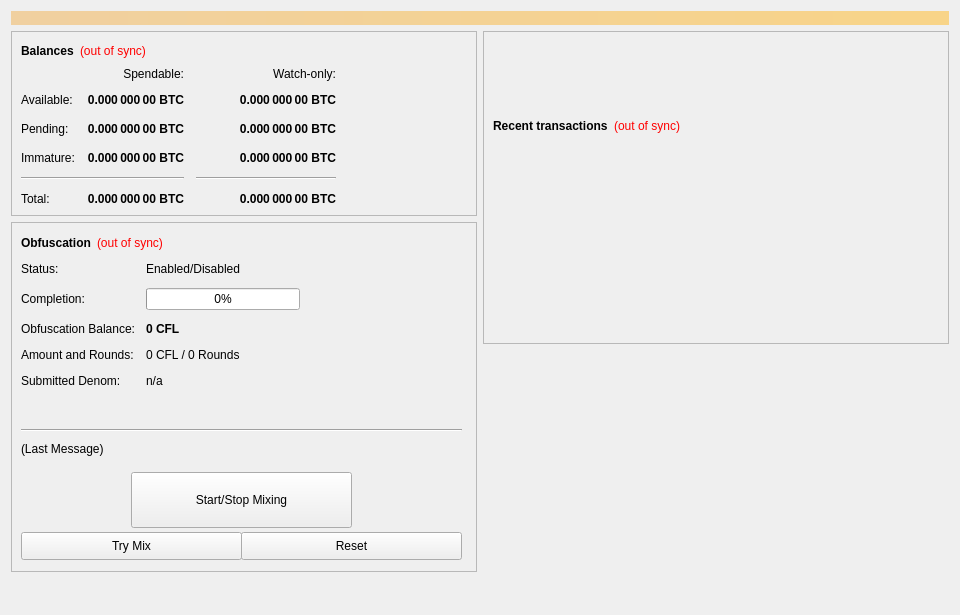
<?xml version="1.0" encoding="UTF-8"?>
<ui version="4.0">
 <class>OverviewPage</class>
 <widget class="QWidget" name="OverviewPage">
  <property name="geometry">
   <rect>
    <x>0</x>
    <y>0</y>
    <width>960</width>
    <height>615</height>
   </rect>
  </property>
  <property name="minimumSize">
   <size>
    <width>960</width>
    <height>0</height>
   </size>
  </property>
  <property name="windowTitle">
   <string>Form</string>
  </property>
  <layout class="QVBoxLayout" name="topLayout">
   <item>
    <widget class="QLabel" name="labelAlerts">
     <property name="visible">
      <bool>false</bool>
     </property>
     <property name="styleSheet">
      <string notr="true">background-color: qlineargradient(x1: 0, y1: 0, x2: 1, y2: 0, stop:0 #F0D0A0, stop:1 #F8D488); color:#000000;</string>
     </property>
     <property name="wordWrap">
      <bool>true</bool>
     </property>
     <property name="margin">
      <number>3</number>
     </property>
    </widget>
   </item>
   <item>
    <layout class="QHBoxLayout" name="horizontalLayout" stretch="1,1">
     <item>
      <layout class="QVBoxLayout" name="verticalLayout_2">
       <item>
        <widget class="QFrame" name="frame">
         <property name="frameShape">
          <enum>QFrame::StyledPanel</enum>
         </property>
         <property name="frameShadow">
          <enum>QFrame::Raised</enum>
         </property>
         <layout class="QVBoxLayout" name="verticalLayout_4">
          <item>
           <layout class="QHBoxLayout" name="horizontalLayout_4">
            <item>
             <widget class="QLabel" name="label_5">
              <property name="font">
               <font>
                <weight>75</weight>
                <bold>true</bold>
               </font>
              </property>
              <property name="text">
               <string>Balances</string>
              </property>
             </widget>
            </item>
            <item>
             <widget class="QLabel" name="labelWalletStatus">
              <property name="cursor">
               <cursorShape>WhatsThisCursor</cursorShape>
              </property>
              <property name="toolTip">
               <string>The displayed information may be out of date. Your wallet automatically synchronizes with the CryptoFlow network after a connection is established, but this process has not completed yet.</string>
              </property>
              <property name="styleSheet">
               <string notr="true">QLabel { color: red; }</string>
              </property>
              <property name="text">
               <string notr="true">(out of sync)</string>
              </property>
              <property name="alignment">
               <set>Qt::AlignLeading|Qt::AlignLeft|Qt::AlignVCenter</set>
              </property>
             </widget>
            </item>
            <item>
             <spacer name="horizontalSpacer_3">
              <property name="orientation">
               <enum>Qt::Horizontal</enum>
              </property>
              <property name="sizeHint" stdset="0">
               <size>
                <width>40</width>
                <height>20</height>
               </size>
              </property>
             </spacer>
            </item>
           </layout>
          </item>
          <item>
           <layout class="QGridLayout" name="gridLayout">
            <property name="spacing">
             <number>12</number>
            </property>
            <item row="2" column="2">
             <widget class="QLabel" name="labelWatchPending">
              <property name="font">
               <font>
                <weight>75</weight>
                <bold>true</bold>
               </font>
              </property>
              <property name="cursor">
               <cursorShape>IBeamCursor</cursorShape>
              </property>
              <property name="toolTip">
               <string>Unconfirmed transactions to watch-only addresses</string>
              </property>
              <property name="text">
               <string notr="true">0.000 000 00 BTC</string>
              </property>
              <property name="alignment">
               <set>Qt::AlignRight|Qt::AlignTrailing|Qt::AlignVCenter</set>
              </property>
              <property name="textInteractionFlags">
               <set>Qt::LinksAccessibleByMouse|Qt::TextSelectableByKeyboard|Qt::TextSelectableByMouse</set>
              </property>
             </widget>
            </item>
            <item row="2" column="1">
             <widget class="QLabel" name="labelUnconfirmed">
              <property name="font">
               <font>
                <weight>75</weight>
                <bold>true</bold>
               </font>
              </property>
              <property name="cursor">
               <cursorShape>IBeamCursor</cursorShape>
              </property>
              <property name="toolTip">
               <string>Total of transactions that have yet to be confirmed, and do not yet count toward the spendable balance</string>
              </property>
              <property name="text">
               <string notr="true">0.000 000 00 BTC</string>
              </property>
              <property name="alignment">
               <set>Qt::AlignRight|Qt::AlignTrailing|Qt::AlignVCenter</set>
              </property>
              <property name="textInteractionFlags">
               <set>Qt::LinksAccessibleByMouse|Qt::TextSelectableByKeyboard|Qt::TextSelectableByMouse</set>
              </property>
             </widget>
            </item>
            <item row="3" column="2">
             <widget class="QLabel" name="labelWatchImmature">
              <property name="font">
               <font>
                <weight>75</weight>
                <bold>true</bold>
               </font>
              </property>
              <property name="cursor">
               <cursorShape>IBeamCursor</cursorShape>
              </property>
              <property name="toolTip">
               <string>Staked or masternode rewards in watch-only addresses that has not yet matured</string>
              </property>
              <property name="text">
               <string notr="true">0.000 000 00 BTC</string>
              </property>
              <property name="alignment">
               <set>Qt::AlignRight|Qt::AlignTrailing|Qt::AlignVCenter</set>
              </property>
              <property name="textInteractionFlags">
               <set>Qt::LinksAccessibleByMouse|Qt::TextSelectableByKeyboard|Qt::TextSelectableByMouse</set>
              </property>
             </widget>
            </item>
            <item row="4" column="0" colspan="2">
             <widget class="Line" name="lineSpendableBalance">
              <property name="orientation">
               <enum>Qt::Horizontal</enum>
              </property>
             </widget>
            </item>
            <item row="4" column="2">
             <widget class="Line" name="lineWatchBalance">
              <property name="sizePolicy">
               <sizepolicy hsizetype="Preferred" vsizetype="Fixed">
                <horstretch>0</horstretch>
                <verstretch>0</verstretch>
               </sizepolicy>
              </property>
              <property name="minimumSize">
               <size>
                <width>140</width>
                <height>0</height>
               </size>
              </property>
              <property name="orientation">
               <enum>Qt::Horizontal</enum>
              </property>
             </widget>
            </item>
            <item row="5" column="0">
             <widget class="QLabel" name="labelTotalText">
              <property name="text">
               <string>Total:</string>
              </property>
             </widget>
            </item>
            <item row="3" column="1">
             <widget class="QLabel" name="labelImmature">
              <property name="font">
               <font>
                <weight>75</weight>
                <bold>true</bold>
               </font>
              </property>
              <property name="cursor">
               <cursorShape>IBeamCursor</cursorShape>
              </property>
              <property name="toolTip">
               <string>Staked or masternode rewards that has not yet matured</string>
              </property>
              <property name="text">
               <string notr="true">0.000 000 00 BTC</string>
              </property>
              <property name="alignment">
               <set>Qt::AlignRight|Qt::AlignTrailing|Qt::AlignVCenter</set>
              </property>
              <property name="textInteractionFlags">
               <set>Qt::LinksAccessibleByMouse|Qt::TextSelectableByKeyboard|Qt::TextSelectableByMouse</set>
              </property>
             </widget>
            </item>
            <item row="2" column="3">
             <spacer name="horizontalSpacer_2">
              <property name="orientation">
               <enum>Qt::Horizontal</enum>
              </property>
              <property name="sizeHint" stdset="0">
               <size>
                <width>40</width>
                <height>20</height>
               </size>
              </property>
             </spacer>
            </item>
            <item row="3" column="0">
             <widget class="QLabel" name="labelImmatureText">
              <property name="text">
               <string>Immature:</string>
              </property>
             </widget>
            </item>
            <item row="5" column="1">
             <widget class="QLabel" name="labelTotal">
              <property name="font">
               <font>
                <weight>75</weight>
                <bold>true</bold>
               </font>
              </property>
              <property name="cursor">
               <cursorShape>IBeamCursor</cursorShape>
              </property>
              <property name="toolTip">
               <string>Your current total balance</string>
              </property>
              <property name="text">
               <string notr="true">0.000 000 00 BTC</string>
              </property>
              <property name="alignment">
               <set>Qt::AlignRight|Qt::AlignTrailing|Qt::AlignVCenter</set>
              </property>
              <property name="textInteractionFlags">
               <set>Qt::LinksAccessibleByMouse|Qt::TextSelectableByKeyboard|Qt::TextSelectableByMouse</set>
              </property>
             </widget>
            </item>
            <item row="5" column="2">
             <widget class="QLabel" name="labelWatchTotal">
              <property name="font">
               <font>
                <weight>75</weight>
                <bold>true</bold>
               </font>
              </property>
              <property name="cursor">
               <cursorShape>IBeamCursor</cursorShape>
              </property>
              <property name="toolTip">
               <string>Current total balance in watch-only addresses</string>
              </property>
              <property name="text">
               <string notr="true">0.000 000 00 BTC</string>
              </property>
              <property name="alignment">
               <set>Qt::AlignRight|Qt::AlignTrailing|Qt::AlignVCenter</set>
              </property>
              <property name="textInteractionFlags">
               <set>Qt::LinksAccessibleByMouse|Qt::TextSelectableByKeyboard|Qt::TextSelectableByMouse</set>
              </property>
             </widget>
            </item>
            <item row="0" column="2">
             <widget class="QLabel" name="labelWatchonly">
              <property name="text">
               <string>Watch-only:</string>
              </property>
              <property name="alignment">
               <set>Qt::AlignRight|Qt::AlignTrailing|Qt::AlignVCenter</set>
              </property>
             </widget>
            </item>
            <item row="1" column="0">
             <widget class="QLabel" name="labelBalanceText">
              <property name="text">
               <string>Available:</string>
              </property>
             </widget>
            </item>
            <item row="1" column="1">
             <widget class="QLabel" name="labelBalance">
              <property name="font">
               <font>
                <weight>75</weight>
                <bold>true</bold>
               </font>
              </property>
              <property name="cursor">
               <cursorShape>IBeamCursor</cursorShape>
              </property>
              <property name="toolTip">
               <string>Your current spendable balance</string>
              </property>
              <property name="text">
               <string notr="true">0.000 000 00 BTC</string>
              </property>
              <property name="alignment">
               <set>Qt::AlignRight|Qt::AlignTrailing|Qt::AlignVCenter</set>
              </property>
              <property name="textInteractionFlags">
               <set>Qt::LinksAccessibleByMouse|Qt::TextSelectableByKeyboard|Qt::TextSelectableByMouse</set>
              </property>
             </widget>
            </item>
            <item row="1" column="2">
             <widget class="QLabel" name="labelWatchAvailable">
              <property name="font">
               <font>
                <weight>75</weight>
                <bold>true</bold>
               </font>
              </property>
              <property name="cursor">
               <cursorShape>IBeamCursor</cursorShape>
              </property>
              <property name="toolTip">
               <string>Your current balance in watch-only addresses</string>
              </property>
              <property name="text">
               <string notr="true">0.000 000 00 BTC</string>
              </property>
              <property name="alignment">
               <set>Qt::AlignRight|Qt::AlignTrailing|Qt::AlignVCenter</set>
              </property>
              <property name="textInteractionFlags">
               <set>Qt::LinksAccessibleByMouse|Qt::TextSelectableByKeyboard|Qt::TextSelectableByMouse</set>
              </property>
             </widget>
            </item>
            <item row="2" column="0">
             <widget class="QLabel" name="labelPendingText">
              <property name="text">
               <string>Pending:</string>
              </property>
             </widget>
            </item>
            <item row="0" column="1">
             <widget class="QLabel" name="labelSpendable">
              <property name="text">
               <string>Spendable:</string>
              </property>
              <property name="alignment">
               <set>Qt::AlignRight|Qt::AlignTrailing|Qt::AlignVCenter</set>
              </property>
             </widget>
            </item>
           </layout>
          </item>
         </layout>
        </widget>
       </item>
       <item>
        <widget class="QFrame" name="frameObfuscation">
         <property name="minimumSize">
          <size>
           <width>0</width>
           <height>350</height>
          </size>
         </property>
         <property name="layoutDirection">
          <enum>Qt::LeftToRight</enum>
         </property>
         <property name="frameShape">
          <enum>QFrame::StyledPanel</enum>
         </property>
         <property name="frameShadow">
          <enum>QFrame::Raised</enum>
         </property>
         <widget class="QWidget" name="formLayoutWidget">
          <property name="geometry">
           <rect>
            <x>10</x>
            <y>40</y>
            <width>451</width>
            <height>161</height>
           </rect>
          </property>
          <layout class="QFormLayout" name="formLayout">
           <property name="fieldGrowthPolicy">
            <enum>QFormLayout::AllNonFixedFieldsGrow</enum>
           </property>
           <property name="horizontalSpacing">
            <number>11</number>
           </property>
           <property name="verticalSpacing">
            <number>12</number>
           </property>
           <item row="0" column="0">
            <widget class="QLabel" name="label_6">
             <property name="text">
              <string>Status:</string>
             </property>
            </widget>
           </item>
           <item row="1" column="0">
            <widget class="QLabel" name="label_7">
             <property name="text">
              <string>Completion:</string>
             </property>
            </widget>
           </item>
           <item row="1" column="1">
            <widget class="QProgressBar" name="obfuscationProgress">
             <property name="maximumSize">
              <size>
               <width>154</width>
               <height>16777215</height>
              </size>
             </property>
             <property name="value">
              <number>0</number>
             </property>
            </widget>
           </item>
           <item row="2" column="0">
            <widget class="QLabel" name="labelAnonymizedText">
             <property name="text">
              <string>Obfuscation Balance:</string>
             </property>
            </widget>
           </item>
           <item row="2" column="1">
            <widget class="QLabel" name="labelAnonymized">
             <property name="font">
              <font>
               <weight>75</weight>
               <bold>true</bold>
              </font>
             </property>
             <property name="text">
              <string notr="true">0 CFL</string>
             </property>
            </widget>
           </item>
           <item row="3" column="0">
            <widget class="QLabel" name="label_8">
             <property name="text">
              <string>Amount and Rounds:</string>
             </property>
            </widget>
           </item>
           <item row="3" column="1">
            <widget class="QLabel" name="labelAmountRounds">
             <property name="text">
              <string>0 CFL / 0 Rounds</string>
             </property>
            </widget>
           </item>
           <item row="4" column="0">
            <widget class="QLabel" name="label_9">
             <property name="text">
              <string>Submitted Denom:</string>
             </property>
            </widget>
           </item>
           <item row="4" column="1">
            <widget class="QLabel" name="labelSubmittedDenom">
             <property name="toolTip">
              <string>The denominations you submitted to the Masternode.&lt;br&gt;To mix, other users must submit the exact same denominations.</string>
             </property>
             <property name="text">
              <string>n/a</string>
             </property>
            </widget>
           </item>
           <item row="0" column="1">
            <widget class="QLabel" name="obfuscationEnabled">
             <property name="text">
              <string>Enabled/Disabled</string>
             </property>
            </widget>
           </item>
          </layout>
         </widget>
         <widget class="QPushButton" name="runAutoDenom">
          <property name="geometry">
           <rect>
            <x>251</x>
            <y>17</y>
            <width>1</width>
            <height>1</height>
           </rect>
          </property>
          <property name="palette">
           <palette>
            <active>
             <colorrole role="WindowText">
              <brush brushstyle="SolidPattern">
               <color alpha="255">
                <red>0</red>
                <green>0</green>
                <blue>0</blue>
               </color>
              </brush>
             </colorrole>
             <colorrole role="Button">
              <brush brushstyle="SolidPattern">
               <color alpha="255">
                <red>239</red>
                <green>238</green>
                <blue>238</blue>
               </color>
              </brush>
             </colorrole>
             <colorrole role="Light">
              <brush brushstyle="SolidPattern">
               <color alpha="255">
                <red>255</red>
                <green>255</green>
                <blue>255</blue>
               </color>
              </brush>
             </colorrole>
             <colorrole role="Midlight">
              <brush brushstyle="SolidPattern">
               <color alpha="255">
                <red>247</red>
                <green>246</green>
                <blue>246</blue>
               </color>
              </brush>
             </colorrole>
             <colorrole role="Dark">
              <brush brushstyle="SolidPattern">
               <color alpha="255">
                <red>119</red>
                <green>119</green>
                <blue>119</blue>
               </color>
              </brush>
             </colorrole>
             <colorrole role="Mid">
              <brush brushstyle="SolidPattern">
               <color alpha="255">
                <red>159</red>
                <green>159</green>
                <blue>159</blue>
               </color>
              </brush>
             </colorrole>
             <colorrole role="Text">
              <brush brushstyle="SolidPattern">
               <color alpha="255">
                <red>0</red>
                <green>0</green>
                <blue>0</blue>
               </color>
              </brush>
             </colorrole>
             <colorrole role="BrightText">
              <brush brushstyle="SolidPattern">
               <color alpha="255">
                <red>255</red>
                <green>255</green>
                <blue>255</blue>
               </color>
              </brush>
             </colorrole>
             <colorrole role="ButtonText">
              <brush brushstyle="SolidPattern">
               <color alpha="255">
                <red>0</red>
                <green>0</green>
                <blue>0</blue>
               </color>
              </brush>
             </colorrole>
             <colorrole role="Base">
              <brush brushstyle="SolidPattern">
               <color alpha="255">
                <red>255</red>
                <green>255</green>
                <blue>255</blue>
               </color>
              </brush>
             </colorrole>
             <colorrole role="Window">
              <brush brushstyle="SolidPattern">
               <color alpha="255">
                <red>239</red>
                <green>238</green>
                <blue>238</blue>
               </color>
              </brush>
             </colorrole>
             <colorrole role="Shadow">
              <brush brushstyle="SolidPattern">
               <color alpha="255">
                <red>0</red>
                <green>0</green>
                <blue>0</blue>
               </color>
              </brush>
             </colorrole>
             <colorrole role="AlternateBase">
              <brush brushstyle="SolidPattern">
               <color alpha="255">
                <red>247</red>
                <green>246</green>
                <blue>246</blue>
               </color>
              </brush>
             </colorrole>
             <colorrole role="ToolTipBase">
              <brush brushstyle="SolidPattern">
               <color alpha="255">
                <red>255</red>
                <green>255</green>
                <blue>220</blue>
               </color>
              </brush>
             </colorrole>
             <colorrole role="ToolTipText">
              <brush brushstyle="SolidPattern">
               <color alpha="255">
                <red>0</red>
                <green>0</green>
                <blue>0</blue>
               </color>
              </brush>
             </colorrole>
            </active>
            <inactive>
             <colorrole role="WindowText">
              <brush brushstyle="SolidPattern">
               <color alpha="255">
                <red>0</red>
                <green>0</green>
                <blue>0</blue>
               </color>
              </brush>
             </colorrole>
             <colorrole role="Button">
              <brush brushstyle="SolidPattern">
               <color alpha="255">
                <red>239</red>
                <green>238</green>
                <blue>238</blue>
               </color>
              </brush>
             </colorrole>
             <colorrole role="Light">
              <brush brushstyle="SolidPattern">
               <color alpha="255">
                <red>255</red>
                <green>255</green>
                <blue>255</blue>
               </color>
              </brush>
             </colorrole>
             <colorrole role="Midlight">
              <brush brushstyle="SolidPattern">
               <color alpha="255">
                <red>247</red>
                <green>246</green>
                <blue>246</blue>
               </color>
              </brush>
             </colorrole>
             <colorrole role="Dark">
              <brush brushstyle="SolidPattern">
               <color alpha="255">
                <red>119</red>
                <green>119</green>
                <blue>119</blue>
               </color>
              </brush>
             </colorrole>
             <colorrole role="Mid">
              <brush brushstyle="SolidPattern">
               <color alpha="255">
                <red>159</red>
                <green>159</green>
                <blue>159</blue>
               </color>
              </brush>
             </colorrole>
             <colorrole role="Text">
              <brush brushstyle="SolidPattern">
               <color alpha="255">
                <red>0</red>
                <green>0</green>
                <blue>0</blue>
               </color>
              </brush>
             </colorrole>
             <colorrole role="BrightText">
              <brush brushstyle="SolidPattern">
               <color alpha="255">
                <red>255</red>
                <green>255</green>
                <blue>255</blue>
               </color>
              </brush>
             </colorrole>
             <colorrole role="ButtonText">
              <brush brushstyle="SolidPattern">
               <color alpha="255">
                <red>0</red>
                <green>0</green>
                <blue>0</blue>
               </color>
              </brush>
             </colorrole>
             <colorrole role="Base">
              <brush brushstyle="SolidPattern">
               <color alpha="255">
                <red>255</red>
                <green>255</green>
                <blue>255</blue>
               </color>
              </brush>
             </colorrole>
             <colorrole role="Window">
              <brush brushstyle="SolidPattern">
               <color alpha="255">
                <red>239</red>
                <green>238</green>
                <blue>238</blue>
               </color>
              </brush>
             </colorrole>
             <colorrole role="Shadow">
              <brush brushstyle="SolidPattern">
               <color alpha="255">
                <red>0</red>
                <green>0</green>
                <blue>0</blue>
               </color>
              </brush>
             </colorrole>
             <colorrole role="AlternateBase">
              <brush brushstyle="SolidPattern">
               <color alpha="255">
                <red>247</red>
                <green>246</green>
                <blue>246</blue>
               </color>
              </brush>
             </colorrole>
             <colorrole role="ToolTipBase">
              <brush brushstyle="SolidPattern">
               <color alpha="255">
                <red>255</red>
                <green>255</green>
                <blue>220</blue>
               </color>
              </brush>
             </colorrole>
             <colorrole role="ToolTipText">
              <brush brushstyle="SolidPattern">
               <color alpha="255">
                <red>0</red>
                <green>0</green>
                <blue>0</blue>
               </color>
              </brush>
             </colorrole>
            </inactive>
            <disabled>
             <colorrole role="WindowText">
              <brush brushstyle="SolidPattern">
               <color alpha="255">
                <red>119</red>
                <green>119</green>
                <blue>119</blue>
               </color>
              </brush>
             </colorrole>
             <colorrole role="Button">
              <brush brushstyle="SolidPattern">
               <color alpha="255">
                <red>239</red>
                <green>238</green>
                <blue>238</blue>
               </color>
              </brush>
             </colorrole>
             <colorrole role="Light">
              <brush brushstyle="SolidPattern">
               <color alpha="255">
                <red>255</red>
                <green>255</green>
                <blue>255</blue>
               </color>
              </brush>
             </colorrole>
             <colorrole role="Midlight">
              <brush brushstyle="SolidPattern">
               <color alpha="255">
                <red>247</red>
                <green>246</green>
                <blue>246</blue>
               </color>
              </brush>
             </colorrole>
             <colorrole role="Dark">
              <brush brushstyle="SolidPattern">
               <color alpha="255">
                <red>119</red>
                <green>119</green>
                <blue>119</blue>
               </color>
              </brush>
             </colorrole>
             <colorrole role="Mid">
              <brush brushstyle="SolidPattern">
               <color alpha="255">
                <red>159</red>
                <green>159</green>
                <blue>159</blue>
               </color>
              </brush>
             </colorrole>
             <colorrole role="Text">
              <brush brushstyle="SolidPattern">
               <color alpha="255">
                <red>119</red>
                <green>119</green>
                <blue>119</blue>
               </color>
              </brush>
             </colorrole>
             <colorrole role="BrightText">
              <brush brushstyle="SolidPattern">
               <color alpha="255">
                <red>255</red>
                <green>255</green>
                <blue>255</blue>
               </color>
              </brush>
             </colorrole>
             <colorrole role="ButtonText">
              <brush brushstyle="SolidPattern">
               <color alpha="255">
                <red>119</red>
                <green>119</green>
                <blue>119</blue>
               </color>
              </brush>
             </colorrole>
             <colorrole role="Base">
              <brush brushstyle="SolidPattern">
               <color alpha="255">
                <red>239</red>
                <green>238</green>
                <blue>238</blue>
               </color>
              </brush>
             </colorrole>
             <colorrole role="Window">
              <brush brushstyle="SolidPattern">
               <color alpha="255">
                <red>239</red>
                <green>238</green>
                <blue>238</blue>
               </color>
              </brush>
             </colorrole>
             <colorrole role="Shadow">
              <brush brushstyle="SolidPattern">
               <color alpha="255">
                <red>0</red>
                <green>0</green>
                <blue>0</blue>
               </color>
              </brush>
             </colorrole>
             <colorrole role="AlternateBase">
              <brush brushstyle="SolidPattern">
               <color alpha="255">
                <red>239</red>
                <green>238</green>
                <blue>238</blue>
               </color>
              </brush>
             </colorrole>
             <colorrole role="ToolTipBase">
              <brush brushstyle="SolidPattern">
               <color alpha="255">
                <red>255</red>
                <green>255</green>
                <blue>220</blue>
               </color>
              </brush>
             </colorrole>
             <colorrole role="ToolTipText">
              <brush brushstyle="SolidPattern">
               <color alpha="255">
                <red>0</red>
                <green>0</green>
                <blue>0</blue>
               </color>
              </brush>
             </colorrole>
            </disabled>
           </palette>
          </property>
          <property name="focusPolicy">
           <enum>Qt::NoFocus</enum>
          </property>
          <property name="autoFillBackground">
           <bool>true</bool>
          </property>
          <property name="text">
           <string/>
          </property>
          <property name="flat">
           <bool>true</bool>
          </property>
         </widget>
         <widget class="QPushButton" name="toggleObfuscation">
          <property name="geometry">
           <rect>
            <x>120</x>
            <y>250</y>
            <width>221</width>
            <height>56</height>
           </rect>
          </property>
          <property name="sizePolicy">
           <sizepolicy hsizetype="MinimumExpanding" vsizetype="Fixed">
            <horstretch>0</horstretch>
            <verstretch>0</verstretch>
           </sizepolicy>
          </property>
          <property name="text">
           <string>Start/Stop Mixing</string>
          </property>
         </widget>
         <widget class="Line" name="lineLastMessage">
          <property name="geometry">
           <rect>
            <x>10</x>
            <y>200</y>
            <width>441</width>
            <height>16</height>
           </rect>
          </property>
          <property name="orientation">
           <enum>Qt::Horizontal</enum>
          </property>
         </widget>
         <widget class="QLabel" name="obfuscationStatus">
          <property name="geometry">
           <rect>
            <x>10</x>
            <y>220</y>
            <width>451</width>
            <height>61</height>
           </rect>
          </property>
          <property name="minimumSize">
           <size>
            <width>288</width>
            <height>43</height>
           </size>
          </property>
          <property name="text">
           <string>(Last Message)</string>
          </property>
          <property name="alignment">
           <set>Qt::AlignLeading|Qt::AlignLeft|Qt::AlignTop</set>
          </property>
          <property name="wordWrap">
           <bool>true</bool>
          </property>
         </widget>
         <widget class="QPushButton" name="obfuscationAuto">
          <property name="geometry">
           <rect>
            <x>10</x>
            <y>310</y>
            <width>221</width>
            <height>28</height>
           </rect>
          </property>
          <property name="sizePolicy">
           <sizepolicy hsizetype="MinimumExpanding" vsizetype="Fixed">
            <horstretch>0</horstretch>
            <verstretch>0</verstretch>
           </sizepolicy>
          </property>
          <property name="toolTip">
           <string>Try to manually submit a Obfuscation request.</string>
          </property>
          <property name="text">
           <string>Try Mix</string>
          </property>
         </widget>
         <widget class="QPushButton" name="obfuscationReset">
          <property name="geometry">
           <rect>
            <x>230</x>
            <y>310</y>
            <width>221</width>
            <height>28</height>
           </rect>
          </property>
          <property name="sizePolicy">
           <sizepolicy hsizetype="MinimumExpanding" vsizetype="Fixed">
            <horstretch>0</horstretch>
            <verstretch>0</verstretch>
           </sizepolicy>
          </property>
          <property name="toolTip">
           <string>Reset the current status of Obfuscation (can interrupt Obfuscation if it's in the process of Mixing, which can cost you money!)</string>
          </property>
          <property name="autoFillBackground">
           <bool>false</bool>
          </property>
          <property name="text">
           <string>Reset</string>
          </property>
         </widget>
         <widget class="QWidget" name="layoutWidget">
          <property name="geometry">
           <rect>
            <x>10</x>
            <y>10</y>
            <width>431</width>
            <height>22</height>
           </rect>
          </property>
          <layout class="QHBoxLayout" name="horizontalLayout_5">
           <item>
            <widget class="QLabel" name="label_2">
             <property name="font">
              <font>
               <weight>75</weight>
               <bold>true</bold>
              </font>
             </property>
             <property name="text">
              <string>Obfuscation</string>
             </property>
            </widget>
           </item>
           <item>
            <widget class="QLabel" name="labelObfuscationSyncStatus">
             <property name="toolTip">
              <string>The displayed information may be out of date. Your wallet automatically synchronizes with the CryptoFlow network after a connection is established, but this process has not completed yet.</string>
             </property>
             <property name="styleSheet">
              <string notr="true">QLabel { color: red; }</string>
             </property>
             <property name="text">
              <string notr="true">(out of sync)</string>
             </property>
             <property name="alignment">
              <set>Qt::AlignLeading|Qt::AlignLeft|Qt::AlignVCenter</set>
             </property>
            </widget>
           </item>
           <item>
            <spacer name="horizontalSpacer_4">
             <property name="orientation">
              <enum>Qt::Horizontal</enum>
             </property>
             <property name="sizeHint" stdset="0">
              <size>
               <width>40</width>
               <height>20</height>
              </size>
             </property>
            </spacer>
           </item>
          </layout>
         </widget>
        </widget>
       </item>
       <item>
        <spacer name="verticalSpacer">
         <property name="orientation">
          <enum>Qt::Vertical</enum>
         </property>
         <property name="sizeHint" stdset="0">
          <size>
           <width>20</width>
           <height>40</height>
          </size>
         </property>
        </spacer>
       </item>
      </layout>
     </item>
     <item>
      <layout class="QVBoxLayout" name="verticalLayout_3">
       <item>
        <widget class="QFrame" name="frame_2">
         <property name="frameShape">
          <enum>QFrame::StyledPanel</enum>
         </property>
         <property name="frameShadow">
          <enum>QFrame::Raised</enum>
         </property>
         <layout class="QVBoxLayout" name="verticalLayout">
          <item>
           <spacer name="verticalSpacer_3">
            <property name="orientation">
             <enum>Qt::Vertical</enum>
            </property>
            <property name="sizeType">
             <enum>QSizePolicy::Fixed</enum>
            </property>
            <property name="sizeHint" stdset="0">
             <size>
              <width>20</width>
              <height>75</height>
             </size>
            </property>
           </spacer>
          </item>
          <item>
           <layout class="QHBoxLayout" name="horizontalLayout_2">
            <item>
             <widget class="QLabel" name="label_4">
              <property name="font">
               <font>
                <weight>75</weight>
                <bold>true</bold>
               </font>
              </property>
              <property name="text">
               <string>Recent transactions</string>
              </property>
             </widget>
            </item>
            <item>
             <widget class="QLabel" name="labelTransactionsStatus">
              <property name="cursor">
               <cursorShape>WhatsThisCursor</cursorShape>
              </property>
              <property name="toolTip">
               <string>The displayed information may be out of date. Your wallet automatically synchronizes with the CryptoFlow network after a connection is established, but this process has not completed yet.</string>
              </property>
              <property name="styleSheet">
               <string notr="true">QLabel { color: red; }</string>
              </property>
              <property name="text">
               <string notr="true">(out of sync)</string>
              </property>
              <property name="alignment">
               <set>Qt::AlignRight|Qt::AlignTrailing|Qt::AlignVCenter</set>
              </property>
             </widget>
            </item>
            <item>
             <spacer name="horizontalSpacer">
              <property name="orientation">
               <enum>Qt::Horizontal</enum>
              </property>
              <property name="sizeHint" stdset="0">
               <size>
                <width>40</width>
                <height>20</height>
               </size>
              </property>
             </spacer>
            </item>
           </layout>
          </item>
          <item>
           <widget class="QListView" name="listTransactions">
            <property name="styleSheet">
             <string notr="true">QListView { background: transparent; }</string>
            </property>
            <property name="frameShape">
             <enum>QFrame::NoFrame</enum>
            </property>
            <property name="verticalScrollBarPolicy">
             <enum>Qt::ScrollBarAlwaysOff</enum>
            </property>
            <property name="horizontalScrollBarPolicy">
             <enum>Qt::ScrollBarAlwaysOff</enum>
            </property>
            <property name="selectionMode">
             <enum>QAbstractItemView::NoSelection</enum>
            </property>
           </widget>
          </item>
         </layout>
        </widget>
       </item>
       <item>
        <spacer name="verticalSpacer_2">
         <property name="orientation">
          <enum>Qt::Vertical</enum>
         </property>
         <property name="sizeType">
          <enum>QSizePolicy::Expanding</enum>
         </property>
         <property name="sizeHint" stdset="0">
          <size>
           <width>20</width>
           <height>40</height>
          </size>
         </property>
        </spacer>
       </item>
      </layout>
     </item>
    </layout>
   </item>
  </layout>
 </widget>
 <resources/>
 <connections/>
</ui>
